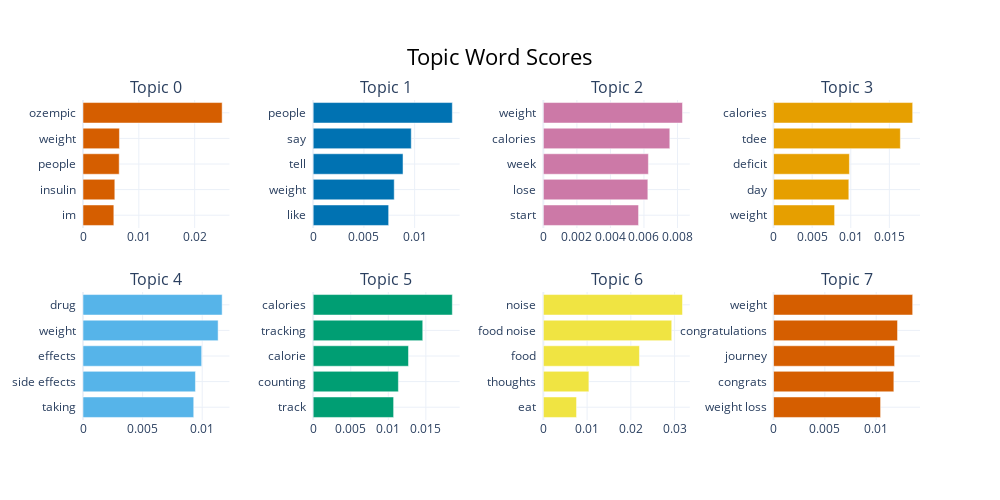

Notebook source saved alongside this figure:
### Code cell
model.visualize_barchart()

### Figure 1 — Plotly figure (JSON) as saved in the notebook; plotly's stock layout.template omitted (floating-point values rounded to 4 significant figures)
{"data": [{"marker": {"color": "#D55E00"}, "orientation": "h", "type": "bar", "x": [0.00552, 0.005699, 0.006481, 0.006524, 0.02492], "xaxis": "x", "y": ["im  ", "insulin  ", "people  ", "weight  ", "ozempic  "], "yaxis": "y"}, {"marker": {"color": "#0072B2"}, "orientation": "h", "type": "bar", "x": [0.00744, 0.00799, 0.008857, 0.009668, 0.01372], "xaxis": "x2", "y": ["like  ", "weight  ", "tell  ", "say  ", "people  "], "yaxis": "y2"}, {"marker": {"color": "#CC79A7"}, "orientation": "h", "type": "bar", "x": [0.005677, 0.006231, 0.006264, 0.007541, 0.008298], "xaxis": "x3", "y": ["start  ", "lose  ", "week  ", "calories  ", "weight  "], "yaxis": "y3"}, {"marker": {"color": "#E69F00"}, "orientation": "h", "type": "bar", "x": [0.007908, 0.00975, 0.009825, 0.01642, 0.01802], "xaxis": "x4", "y": ["weight  ", "day  ", "deficit  ", "tdee  ", "calories  "], "yaxis": "y4"}, {"marker": {"color": "#56B4E9"}, "orientation": "h", "type": "bar", "x": [0.009289, 0.009433, 0.009956, 0.01133, 0.01167], "xaxis": "x5", "y": ["taking  ", "side effects  ", "effects  ", "weight  ", "drug  "], "yaxis": "y5"}, {"marker": {"color": "#009E73"}, "orientation": "h", "type": "bar", "x": [0.01071, 0.01134, 0.01269, 0.01459, 0.01852], "xaxis": "x6", "y": ["track  ", "counting  ", "calorie  ", "tracking  ", "calories  "], "yaxis": "y6"}, {"marker": {"color": "#F0E442"}, "orientation": "h", "type": "bar", "x": [0.007588, 0.01041, 0.02197, 0.02935, 0.03181], "xaxis": "x7", "y": ["eat  ", "thoughts  ", "food  ", "food noise  ", "noise  "], "yaxis": "y7"}, {"marker": {"color": "#D55E00"}, "orientation": "h", "type": "bar", "x": [0.01043, 0.01172, 0.01179, 0.01208, 0.01355], "xaxis": "x8", "y": ["weight loss  ", "congrats  ", "journey  ", "congratulations  ", "weight  "], "yaxis": "y8"}], "layout": {"annotations": [{"font": {"size": 16}, "showarrow": false, "text": "Topic 0", "x": 0.0875, "xanchor": "center", "xref": "paper", "y": 1, "yanchor": "bottom", "yref": "paper"}, {"font": {"size": 16}, "showarrow": false, "text": "Topic 1", "x": 0.3625, "xanchor": "center", "xref": "paper", "y": 1, "yanchor": "bottom", "yref": "paper"}, {"font": {"size": 16}, "showarrow": false, "text": "Topic 2", "x": 0.6375, "xanchor": "center", "xref": "paper", "y": 1, "yanchor": "bottom", "yref": "paper"}, {"font": {"size": 16}, "showarrow": false, "text": "Topic 3", "x": 0.9125, "xanchor": "center", "xref": "paper", "y": 1, "yanchor": "bottom", "yref": "paper"}, {"font": {"size": 16}, "showarrow": false, "text": "Topic 4", "x": 0.0875, "xanchor": "center", "xref": "paper", "y": 0.4, "yanchor": "bottom", "yref": "paper"}, {"font": {"size": 16}, "showarrow": false, "text": "Topic 5", "x": 0.3625, "xanchor": "center", "xref": "paper", "y": 0.4, "yanchor": "bottom", "yref": "paper"}, {"font": {"size": 16}, "showarrow": false, "text": "Topic 6", "x": 0.6375, "xanchor": "center", "xref": "paper", "y": 0.4, "yanchor": "bottom", "yref": "paper"}, {"font": {"size": 16}, "showarrow": false, "text": "Topic 7", "x": 0.9125, "xanchor": "center", "xref": "paper", "y": 0.4, "yanchor": "bottom", "yref": "paper"}], "height": 500, "hoverlabel": {"bgcolor": "white", "font": {"family": "Rockwell", "size": 16}}, "showlegend": false, "title": {"font": {"color": "Black", "size": 22}, "text": "Topic Word Scores", "x": 0.5, "xanchor": "center", "yanchor": "top"}, "width": 1000, "xaxis": {"anchor": "y", "domain": [0, 0.175], "showgrid": true}, "xaxis2": {"anchor": "y2", "domain": [0.275, 0.45], "showgrid": true}, "xaxis3": {"anchor": "y3", "domain": [0.55, 0.725], "showgrid": true}, "xaxis4": {"anchor": "y4", "domain": [0.825, 1], "showgrid": true}, "xaxis5": {"anchor": "y5", "domain": [0, 0.175], "showgrid": true}, "xaxis6": {"anchor": "y6", "domain": [0.275, 0.45], "showgrid": true}, "xaxis7": {"anchor": "y7", "domain": [0.55, 0.725], "showgrid": true}, "xaxis8": {"anchor": "y8", "domain": [0.825, 1], "showgrid": true}, "yaxis": {"anchor": "x", "domain": [0.6, 1], "showgrid": true}, "yaxis2": {"anchor": "x2", "domain": [0.6, 1], "showgrid": true}, "yaxis3": {"anchor": "x3", "domain": [0.6, 1], "showgrid": true}, "yaxis4": {"anchor": "x4", "domain": [0.6, 1], "showgrid": true}, "yaxis5": {"anchor": "x5", "domain": [0, 0.4], "showgrid": true}, "yaxis6": {"anchor": "x6", "domain": [0, 0.4], "showgrid": true}, "yaxis7": {"anchor": "x7", "domain": [0, 0.4], "showgrid": true}, "yaxis8": {"anchor": "x8", "domain": [0, 0.4], "showgrid": true}}}
